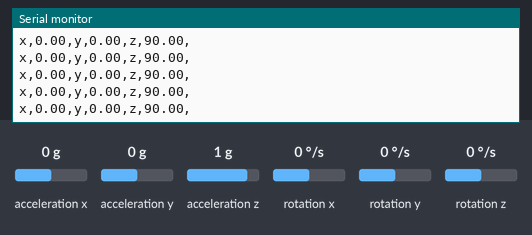
A sketch run on a simulated Arduino Uno, built with avr-gcc and run on an emulated ATmega328P. Parts: the last lines printed to the serial monitor. Wiring (inferred from the names in the program): MPU-6050 motion sensor at I2C address 0x68. The test bench sets the inputs (shaded band); at power-on: acceleration x 0 g, acceleration y 0 g, acceleration z 1 g, rotation x 0 °/s, rotation y 0 °/s, rotation z 0 °/s.

Above: at 3.9 s.
4.0 s: acceleration x set to -1.4 g
At 4.8 s:
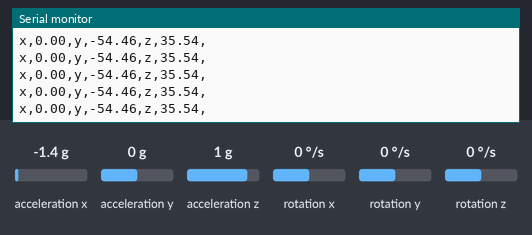
5.5 s: acceleration y set to -1.4 g
At 6.0 s:
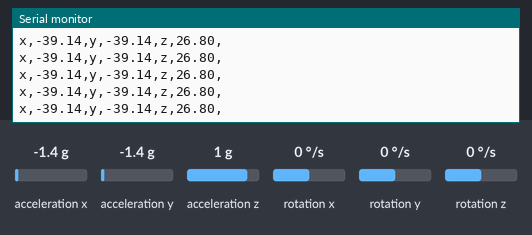
7.0 s: acceleration z set to 0 g
At 8.1 s:
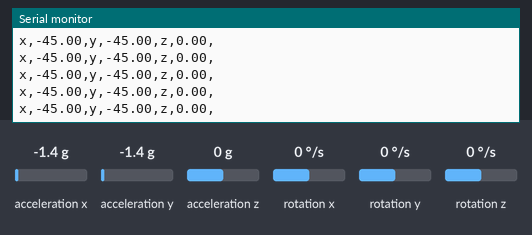
Timing chart, 0 to 10.0 s (numbered marks = the images above; inputs shaded):
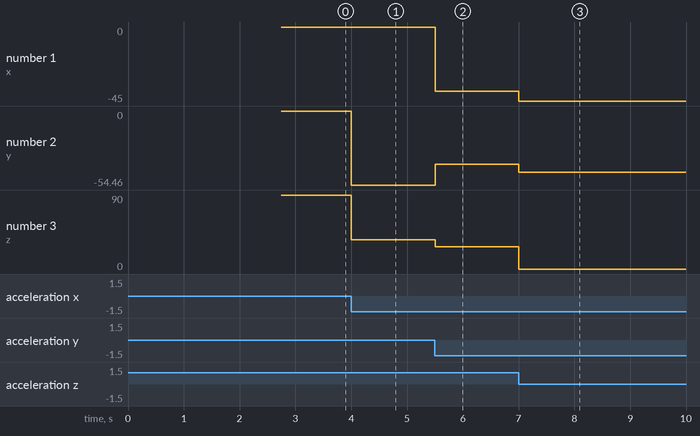

The sketch:

IMU.ino
```cpp
/*
 * ReadMe
 * File:   IMU.ino
 * Author: Hiro
 */
```

IMU.cpp
```cpp
/*
 * IMU.cpp
  */
#ifndef STD_ARDUINO_HPP
#define STD_ARDUINO_HPP
#include "Arduino.h"    // ここでArduino.hをインクルードする。Serial通信に必要
#endif

#include "Wire.h"
#include "IMU.hpp"
#include "self_timer.hpp"
#include "calculator.hpp"

#include <math.h>
#define RAD2DEG(x) ((x)*57.29578)

/* Definition IMU Address */
#define MPU6050_WHO_AM_I (0x75)
#define MPU_ADDRESS (0x68)
#define MPU6050_PWR_MGMT_1 (0x6B)

#define MPU_ACC_CONFIG (0x1C)
#define MPU_GYRO_CONFIG (0x1B)
#define MPU_LPF_CONFIG (0x1A)

#define MPU_ACCEL_XOUT (0x3B)

/* IMU dimension */
#define IMU_DIMENSION (3)

/* Declare the local funcfion */
static calculator acc_calc[IMU_DIMENSION];
static calculator gyro_calc[IMU_DIMENSION];

/* physical value calculated as the result */
static float acc_offset[IMU_DIMENSION];
static float gyro_offset[IMU_DIMENSION];
static float acc_vec[IMU_DIMENSION];
static float gyro_vec[IMU_DIMENSION];
static float angle_vec[IMU_DIMENSION];

static int dimension;

/* Test variables */
static float angle_vec_acc[IMU_DIMENSION];

/* Constructor */
IMU_Measure::IMU_Measure(){
    dimension = IMU_DIMENSION;

    for(int dim_i = 0; dim_i < dimension; dim_i++){
        acc_vec[dim_i] = 0;
        gyro_vec[dim_i] = 0;
        angle_vec[dim_i]= 0;

        acc_offset[dim_i] = 0;
        gyro_offset[dim_i] = 0;
    }
};
/* DeConstructor */
IMU_Measure::~IMU_Measure(){};

/* Member Function */
void IMU_Measure::config(void){

    // Connte to I2C bus as Master
    Wire.begin();

    // 動作モードの読み出し
    Wire.beginTransmission(MPU_ADDRESS);
    Wire.write(MPU6050_PWR_MGMT_1);
    Wire.write(IMU_POWER_MANAGEMENT_CONFIG);
    Wire.endTransmission();

    // Initial Set: ACC sensor
    Wire.beginTransmission(MPU_ADDRESS);
    Wire.write(MPU_ACC_CONFIG);
    Wire.write(AccScaleSetting);
    int ret_acc = Wire.endTransmission();
    // Check the message error
    print_error_msg(ret_acc);

    // Initial Set: Gyro sensor
    Wire.beginTransmission(MPU_ADDRESS);
    Wire.write(MPU_GYRO_CONFIG);
    Wire.write(GyroScaleSetting);
    int ret_gyro = Wire.endTransmission();
    // Check the message error
    print_error_msg(ret_gyro);

    // Initial Set: LPF
    Wire.beginTransmission(MPU_ADDRESS);
    Wire.write(MPU_LPF_CONFIG);
    Wire.write(LpfConfig);
    int ret_lpf = Wire.endTransmission();
    // Check the message error
    print_error_msg(ret_lpf);

    return;
}

int IMU_Measure::caliblation(void){

    const int deltaT_ms = 1; // [msec]
    SelfTimer calib_timer;
    calib_timer.create(deltaT_ms);
    calib_timer.start();

    // caliblation duration
    int is_calib_duration_elapsed = 1000; // 1[s]
    // caliblation
    while(is_calib_duration_elapsed > 0){

        /* Free Loop as Back ground task */

        if(!calib_timer.is_over()) continue;
        calib_timer.reset();
        is_calib_duration_elapsed--;
        /* get the acc & gyro data from IMU */
        this->measure();
        this->stockData();

        // Debug
        // this->print_debug_gyro();
        // Serial.print("acc_offset"); Serial.print(",");
        // Serial.print(acc_calc[0].mean); Serial.print(",");
        // Serial.print("gyro_offset"); Serial.print(",");
        // Serial.print(gyro_calc[0].mean);Serial.print(",");
        // Serial.println("");
    }
    // update
    this->calculateOffset();
    // Debug
    // Serial.print(acc_offset[0]);
    // Serial.print(gyro_offset[0]);

    // Check the Error caliblation
    int ret = this->is_caliblated();
    return ret;
}


int IMU_Measure::is_caliblated(void){
    return (int)true;
}

void IMU_Measure::calculateOffset(void){
    for(int dim_i = 0; dim_i < dimension; dim_i++){
        acc_offset[dim_i] = (-1) * acc_calc[dim_i].get_result_mean();
        gyro_offset[dim_i]= (-1) * gyro_calc[dim_i].get_result_mean();
    }
}

void IMU_Measure::stockData(void){

    for(int dim_i = 0; dim_i < dimension; dim_i++){

        acc_calc[dim_i].calculateOnlineAverage(acc_vec[dim_i]);
        acc_calc[dim_i].calculateOnlineVar(acc_vec[dim_i]);
        gyro_calc[dim_i].calculateOnlineAverage(gyro_vec[dim_i]);
        gyro_calc[dim_i].calculateOnlineVar(gyro_vec[dim_i]);

        acc_calc[dim_i].addCount();
        gyro_calc[dim_i].addCount();
    }
    // Debug
    // this->print_debug_vec(gyro_vec);

}

void IMU_Measure::measure(void){
    const int16_t dataLength = 14;
    int16_t axRaw, ayRaw, azRaw;
    int16_t gxRaw, gyRaw, gzRaw;
    int16_t Temperture;

    Wire.beginTransmission(MPU_ADDRESS);
    Wire.write(MPU_ACCEL_XOUT);
    int ret = Wire.endTransmission(false);
    // true: default. Realease the connection
    // false: Not Realease the connection

    // Check the message error
    print_error_msg(ret);

    // Requeset Receive message from IMU with I2C
    Wire.requestFrom(MPU_ADDRESS, dataLength, true);

    while(Wire.available() < dataLength);
    axRaw = (((int16_t)Wire.read() & 0xff) << 8) | (Wire.read() & 0xff);
    ayRaw = (((int16_t)Wire.read() & 0xff) << 8) | (Wire.read() & 0xff);
    azRaw = (((int16_t)Wire.read() & 0xff) << 8) | (Wire.read() & 0xff);

    Temperture = (((int16_t)Wire.read() & 0xff) << 8) | (Wire.read() & 0xff);
    gxRaw = (((int16_t)Wire.read() & 0xff) << 8) | (Wire.read() & 0xff);
    gyRaw = (((int16_t)Wire.read() & 0xff) << 8) | (Wire.read() & 0xff);
    gzRaw = (((int16_t)Wire.read() & 0xff) << 8) | (Wire.read() & 0xff);

    // Convert to the physical value
    acc_vec[0] = (float)axRaw * AccScaleFactor + acc_offset[0]; //x
    acc_vec[1] = (float)ayRaw * AccScaleFactor + acc_offset[1]; //y
    acc_vec[2] = (float)azRaw * AccScaleFactor /* + acc_offset[2]*/; //z

    gyro_vec[0] = (float)gxRaw * GyroScaleFactor + gyro_offset[0]; //x
    gyro_vec[1] = (float)gyRaw * GyroScaleFactor + gyro_offset[1]; //y
    gyro_vec[2] = (float)gzRaw * GyroScaleFactor + gyro_offset[2]; //z

    return;
}

void IMU_Measure::calculateAngle(float deltaT_sec){

    /* Calculation Angle with Gyro */
   for(int dim_i = 0; dim_i < dimension; dim_i++){
       angle_vec[dim_i] += gyro_vec[dim_i] * deltaT_sec;
    }

    /* Calculation Angle with ACC */
    float squre_acc[IMU_DIMENSION] = {0};
    for(int dim_i = 0; dim_i < dimension; dim_i++){
        squre_acc[dim_i] = acc_vec[dim_i]*acc_vec[dim_i];
    }
    // calculate angle
    angle_vec_acc[0] = atan2(acc_vec[1], sqrt(squre_acc[2] + squre_acc[0]));
    angle_vec_acc[1] = atan2(acc_vec[0], sqrt(squre_acc[1] + squre_acc[2]));
    angle_vec_acc[2] = atan2(acc_vec[2], sqrt(squre_acc[0] + squre_acc[1]));
    // convert radian to degree
    angle_vec_acc[0] = RAD2DEG(angle_vec_acc[0]);
    angle_vec_acc[1] = RAD2DEG(angle_vec_acc[1]);
    angle_vec_acc[2] = RAD2DEG(angle_vec_acc[2]);
}

/* Helper function */
void IMU_Measure::debug_print(void){
    // Debug code
#if DEBUG_ACC
    // print_debug_acc();
    char label_name[] = "acc";
    print_debug_vec(acc_vec, label_name);
#endif
#if DEBUG_GYRO
    // print_debug_gyro();
    char label_name[] = "gyro";
    print_debug_vec(gyro_vec, label_name);
#endif
#if DEBUG_ANGLE
    // print_debug_angle();
    char label_name[] = "angle";
    print_debug_vec(angle_vec, label_name);
#endif
#if DEBUG_ANGLE_ACC
    // print_debug_angle();
    char label_name[] = "angle_acc";
    print_debug_vec(angle_vec_acc, label_name);
#endif
    return;
}

void IMU_Measure::print_debug_vec(float* vec, char* label){
    // Using Serial Plotter on the Arduino IDE
    // Serial.print(label); Serial.print(":");
    Serial.print("x"); Serial.print(",");
    Serial.print(vec[0]); Serial.print(",");
    Serial.print("y"); Serial.print(",");
    Serial.print(vec[1]); Serial.print(",");
    Serial.print("z"); Serial.print(",");
    Serial.print(vec[2]); Serial.print(",");
    Serial.println("");
}

#if 0
void IMU_Measure::print_debug_acc(void){
    // Using Serial Plotter on the Arduino IDE
    Serial.print("acc_x"); Serial.print(",");
    Serial.print(acc_vec[0]); Serial.print(",");
    Serial.print("acc_y"); Serial.print(",");
    Serial.print(acc_vec[1]); Serial.print(",");
    Serial.print("acc_z"); Serial.print(",");
    Serial.print(acc_vec[2]); Serial.print(",");
    Serial.println("");
}

void IMU_Measure::print_debug_gyro(void){
    // Using Serial Plotter on the Arduino IDE
    Serial.print("gyro_x"); Serial.print(",");
    Serial.print(gyro_vec[0]); Serial.print(",");
    Serial.print("gyro_y"); Serial.print(",");
    Serial.print(gyro_vec[1]); Serial.print(",");
    Serial.print("gyro_z"); Serial.print(",");
    Serial.print(gyro_vec[2]); Serial.print(",");
    Serial.println("");
}

void IMU_Measure::print_debug_angle(void){
    // Using Serial Plotter on the Arduino IDE
    Serial.print("angle_x"); Serial.print(",");
    Serial.print(angle_vec[0]); Serial.print(",");
    Serial.print("angle_y"); Serial.print(",");
    Serial.print(angle_vec[1]); Serial.print(",");
    Serial.print("angle_z"); Serial.print(",");
    Serial.print(angle_vec[2]); Serial.print(",");
    Serial.println("");
}

#endif

void IMU_Measure::print_error_msg(int error_no){
    /* Error message */
    if(0 == error_no){
        // Serial.println("Success");
    }else if(1 == error_no){
        Serial.println("Receiver buffer over flow");
    }else if(2 == error_no){
        Serial.println("Error: NAC from Slave address message");
    }else if(3 == error_no){
        Serial.println("Error: NAC from Data");
    }else{
        Serial.println("Error: Dont know");
    }
    return;
}
```

IMU.hpp
```cpp
#ifndef IMU_HPP
#define IMU_HPP

/* Debug Settings */
#define DEBUG_ACC (0)
#define DEBUG_GYRO (0)
#define DEBUG_ANGLE (0)
#define DEBUG_ANGLE_ACC (1)


/* API for the IMU */
class IMU_Measure
{
public:
    IMU_Measure();
    ~IMU_Measure();

    // Cofigulation on initialization
    void config(void);

    // Measure imu
    void measure(void);

    // Calculate Angle
    void calculateAngle(float deltaT_sec);

    // Caliblation
    int caliblation(void);

    /* Debug Print API */
    void debug_print(void);

private:
    /* caliblation Check */
    int is_caliblated(void);
    void stockData(void);
    void calculateOffset(void);

    /* Debug Print Helper */
    void print_debug_vec(float* vec, char* label);

    /* Check the error */
    void print_error_msg(int error_no);
};

// 加速度センサの設定
const char AccScaleSetting = 0b00000000;
//                           ||||||||- Not used
//                           |||||||-- Not used
//                           ||||||--- Not used
//                           |||||---- FS_SEL: 00:2[g] -> 16384[LSB/g]
//                           ||||-----         01:4[g] -> 8192[LSB/g]
//                           |||               10:8[g] -> 4096[LSB/g]
//                           |||               11:16[g]-> 2048[LSB/g]
//                           |||------ ZA_ST: Self-Test
//                           ||------- YA_ST: Self-Test
//                           |-------- XA_ST: Self-Test
const float AccScaleFactor = 1/16384.0f;

// Gyroセンサの設定
const char GyroScaleSetting = 0b00000000;
//                              ||||||||- Not used
//                              |||||||-- Not used
//                              ||||||--- Not used
//                              |||||---- FS_SEL: 00:250[deg/s]  -> 131 [LSB/(deg/s)]
//                              ||||-----         01:500[deg/s]  -> 65.5[LSB/(deg/s)]
//                              |||               10:1000[deg/s] -> 32.8[LSB/(deg/s)]
//                              |||               11:2000[deg/s] -> 16.4[LSB/(deg/s)]
//                              |||------ ZG_ST
//                              ||------- XG_ST
//                              |------- YG_ST
const float GyroScaleFactor = 1/131.0f;

// LPFの設定
const char LpfConfig = 0b00000100;
//                       ||||||||- DLPF_CONFIG
//                       |||||||-- 000(0):ACC  ->260[Hz](Delay:0[ms])
//                       ||||||---        Gyro ->256[Hz](Delay:0.98[ms])
//                       |||||     001(1):ACC  ->184[Hz](Delay:2.0[ms])
//                       |||||            Gyro ->188[Hz](Delay:1.9[ms])
//                       |||||     010(2):ACC  ->94[Hz](Delay:3.0[ms])
//                       |||||            Gyro ->98[Hz](Delay:2.8[ms])
//                       |||||     011(3):ACC  ->44[Hz](Delay:4.9[ms])
//                       |||||            Gyro ->42[Hz](Delay:4.8[ms])
//                       |||||     100(4):ACC  ->21[Hz](Delay:8.5[ms])
//                       |||||            Gyro ->20[Hz](Delay:8.3[ms])
//                       |||||     101(5):ACC  ->10[Hz](Delay:13.8[ms])
//                       |||||            Gyro ->10[Hz](Delay:13.4[ms])
//                       |||||     110(6):ACC  ->5[Hz](Delay:19.0[ms])
//                       |||||            Gyro ->5[Hz](Delay:18.6[ms])
//                       |||||     111(7):Researved                                        Gyro ->256[Hz](Delay:0.98[ms])
//                       |||||---- EXT_SYNC_SET
//                       ||||-----
//                       |||------
//                       ||------- Not used
//                       |-------- Not used

// IMUの設定
const char IMU_POWER_MANAGEMENT_CONFIG = 0b00000000;
//                        ||||||||- CLK_SEL
//                        |||||||--
//                        ||||||---
//                        |||||---- TEMP_DIS
//                        ||||----- Not used
//                        |||------ CYCLE
//                        ||------- SLEEP
//                        |-------- DEVICE_RESET
#endif
```

IMU_simple.cpp
```cpp
/*
 * entrypoint.cpp
 * setup関数、loop関数の実装
 */
// HelloWorldCpp.hpp
//   ArduinoをC/C++で実装するに当たって必須のヘッダファイル
//
#ifndef STD_ARDUINO_HPP
#define STD_ARDUINO_HPP

#include "Arduino.h"    // ここでArduino.hをインクルードする

// Arduinoで必須な関数をここで宣言しておく。
//void setup();
//void loop();
#endif

#include "Wire.h"
#include "IMU_simple.hpp"

/* Definition of IMU Address */
#define MPU6050_WHO_AM_I (0x75)
#define MPU_ADDRESS (0x68)
#define MPU6050_PWR_MGMT_1 (0x6B)

#define MPU_ACC_CONFIG (0x1C)
#define MPU_GYRO_CONFIG (0x1B)
#define MPU_LPF_CONFIG (0x1A)

#define MPU_ACCEL_XOUT (0x3B)

/* Local variables */
static float acc_x, acc_y, acc_z;

/***** Helper Functoion *****/
/* Serial Print function for debug */
void imu_debug_print(void){
    // Using Serial Plotter on the Arduino IDE
    Serial.print("acc_x"); Serial.print(",");
    Serial.print(acc_x); Serial.print(",");
    Serial.print("acc_y"); Serial.print(",");
    Serial.print(acc_y); Serial.print(",");
    Serial.print("acc_z"); Serial.print(",");
    Serial.print(acc_z); Serial.print("");
    Serial.println("");
}


/* Print Error Message */
void imu_error_msg(int error_no){
    /* Error message */
    if(0 == error_no){
        // Serial.println("Success");
    }else if(1 == error_no){
        Serial.println("Receiver buffer over flow");
    }else if(2 == error_no){
        Serial.println("Error: NAC from Slave address message");
    }else if(3 == error_no){
        Serial.println("Error: NAC from Data");
    }else{
        Serial.println("Error: Dont know");
    }
    return;
}


/* API for the IMU */
/* IMU configulation on initialization */
void imu_config(void){

    // Connte to I2C bus as Master
    Wire.begin();

    // 動作モードの読み出し
    Wire.beginTransmission(MPU_ADDRESS);
    Wire.write(MPU6050_PWR_MGMT_1);
    Wire.write(0x00);
    Wire.endTransmission();


    // Initial Set: ACC sensor
    Wire.beginTransmission(MPU_ADDRESS);
    Wire.write(MPU_ACC_CONFIG);
    Wire.write(AccScaleSetting);
    int ret_acc = Wire.endTransmission();
    imu_error_msg(ret_acc);

    // Initial Set: Gyro sensor
    Wire.beginTransmission(MPU_ADDRESS);
    Wire.write(MPU_GYRO_CONFIG);
    Wire.write(GyroScaleSetting);
    int ret_gyro = Wire.endTransmission();
    imu_error_msg(ret_gyro);

    // Initial Set: LPF
    Wire.beginTransmission(MPU_ADDRESS);
    Wire.write(MPU_LPF_CONFIG);
    Wire.write(LpfConfig);
    int ret_lpf = Wire.endTransmission();
    imu_error_msg(ret_lpf);

    return;
}

/* IMU Receiver */
void imu_receive(void){
    const int16_t dataLength = 14;
    int16_t axRaw, ayRaw, azRaw;
    int16_t gxRaw, gyRaw, gzRaw;
    int16_t Temperture;

    Wire.beginTransmission(MPU_ADDRESS);
    Wire.write(MPU_ACCEL_XOUT);
    int ret = Wire.endTransmission(false);
    // true: default. Realease the connection
    // false: Not Realease the connection

    // Check the message error
    imu_error_msg(ret);

    // Requeset Receive message from IMU with I2C
    Wire.requestFrom(MPU_ADDRESS, dataLength, true);

    while(Wire.available() < dataLength);
    axRaw = (((int16_t)Wire.read() & 0xff) << 8) | (Wire.read() & 0xff);
    ayRaw = (((int16_t)Wire.read() & 0xff) << 8) | (Wire.read() & 0xff);
    azRaw = (((int16_t)Wire.read() & 0xff) << 8) | (Wire.read() & 0xff);

    Temperture = (((int16_t)Wire.read() & 0xff) << 8) | (Wire.read() & 0xff);
    gxRaw = (((int16_t)Wire.read() & 0xff) << 8) | (Wire.read() & 0xff);
    gyRaw = (((int16_t)Wire.read() & 0xff) << 8) | (Wire.read() & 0xff);
    gzRaw = (((int16_t)Wire.read() & 0xff) << 8) | (Wire.read() & 0xff);

    // Convert to the physical value
    acc_x = (float)axRaw * AccScaleFactor;
    acc_y = (float)ayRaw * AccScaleFactor;
    acc_z = (float)azRaw * AccScaleFactor;

    // Debug code
#if DEBUG
    imu_debug_print();
#endif
    return;
}
```

TestIMU.cpp
```cpp
// TestIMU.hpp
//   ArduinoをC/C++で実装するに当たって必須のヘッダファイル
//
#ifndef STD_ARDUINO_HPP
#define STD_ARDUINO_HPP

#include "Arduino.h"    // ここでArduino.hをインクルードする

// Arduinoで必須な関数をここで宣言しておく。
void setup();
void loop();
#endif

/* API for the IMU observation */
#include "IMU.hpp"
//#include "IMU_simple.hpp"
#include "self_timer.hpp"

/* Main Process */
static IMU_Measure arduino_imu;
static SelfTimer timer_5ms;

/* SelfTimer settings */
const int delta_t = 5; // 5[ms]

/* Initialization */
void setup()
{
    // Serial Port Setting
    Serial.begin(115200);

    // IMU sensor configulation
    //imu_config();
    arduino_imu.config();
    arduino_imu.caliblation();

    // Initialize timer
    timer_5ms.create(delta_t);
    timer_5ms.start();

    return;
}

/* Main Process */
void loop()
{
    // Receive the Acc and Gyro data from IMU
    //imu_receive();
    arduino_imu.measure();

    /* 定周期ハンドラ */
    if(!timer_5ms.is_over()) return;
    /* Reset */
    timer_5ms.reset();
    /* Execute Application */
    arduino_imu.calculateAngle(((float)delta_t)/1000);
    /* Debug */
    arduino_imu.debug_print();

    return;
}
```

Source omitted: IMU_simple.hpp (3028 bytes), calculator.hpp (2130 bytes), self_timer.cpp (548 bytes), self_timer.hpp (305 bytes)

Measured:
- after the input at 4.0 s, the serial monitor: prints a new line at once (image 1)
- after the input at 5.5 s, the serial monitor: prints a new line at once (image 2)
- after the input at 7.0 s, the serial monitor: prints a new line at once (image 3)
- plotted number 1: 0 → -39.14 after the input at 5.5 s, -39.14 → -45 after the input at 7.0 s
- plotted number 2: 0 → -54.46 after the input at 4.0 s, -54.46 → -39.14 after the input at 5.5 s, -39.14 → -45 after the input at 7.0 s
- plotted number 3: 90 → 35.54 after the input at 4.0 s, 35.54 → 26.8 after the input at 5.5 s
